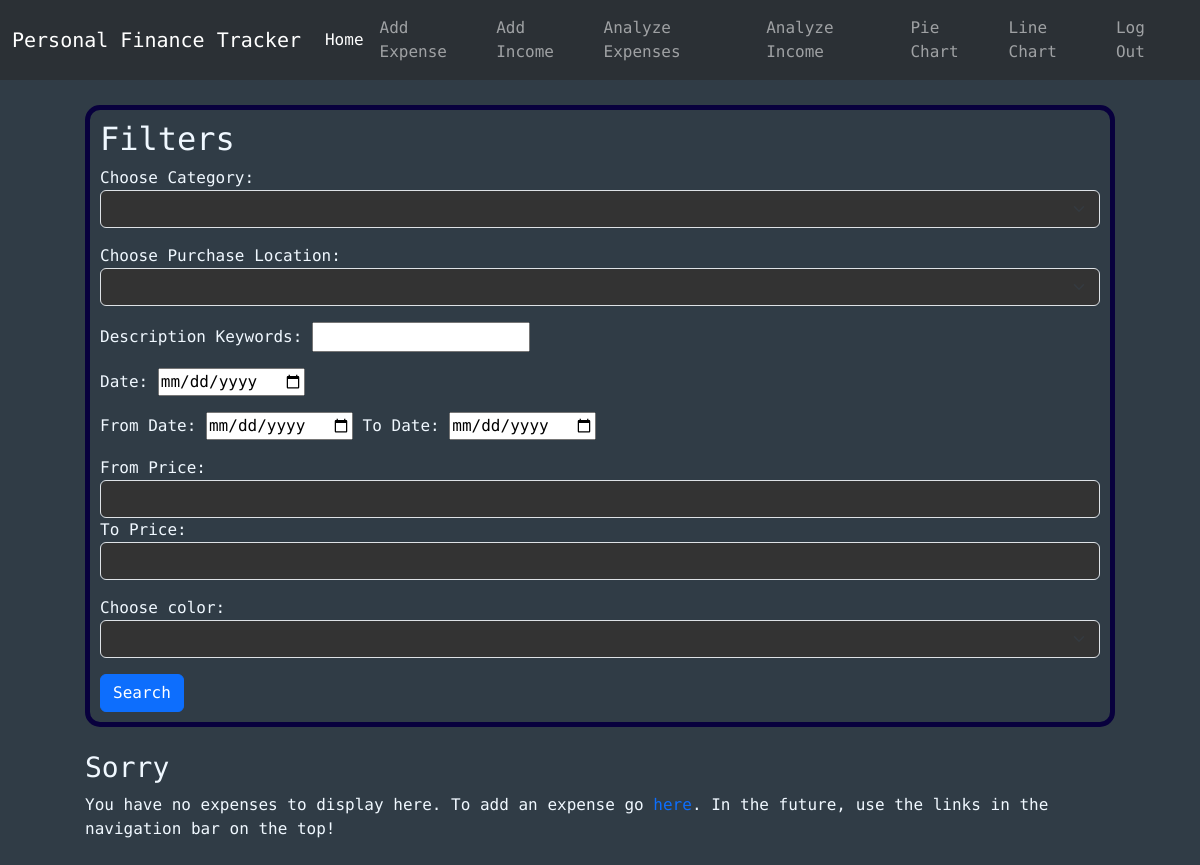
The page /analyzeExpenses (signed in) on the database as committed earlier.
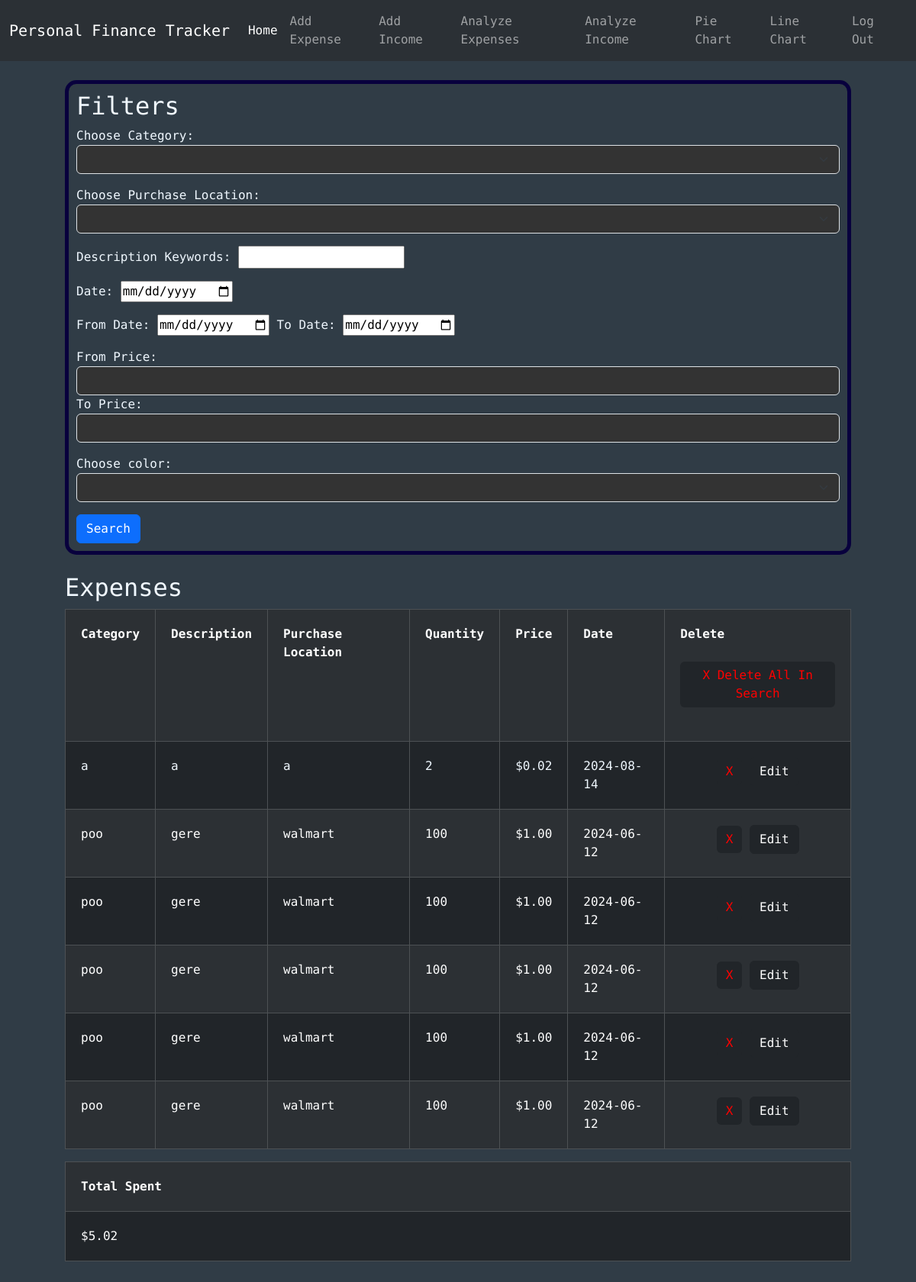
The same page on the database as committed later.
### tables this page shows
CREATE TABLE expenses (id INTEGER PRIMARY KEY, user_id INTEGER NOT NULL, category TEXT, description TEXT, purchaseLocation TEXT, quantity INTEGER NOT NULL, price NUMERIC NOT NULL, date TEXT NOT NULL, color TEXT, FOREIGN KEY (user_id) REFERENCES users(id));

### app.py (the view)
@app.route("/analyzeExpenses", methods=["GET", "POST"])
@login_required
def analyzeExpenses():
    conn = get_db_connection()
    categories = conn.execute("SELECT DISTINCT category FROM expenses WHERE user_id = ?", (session["user_id"],)).fetchall()
    purchaseLocations = conn.execute("SELECT DISTINCT purchaseLocation FROM expenses WHERE user_id = ?", (session["user_id"],)).fetchall()
    colors = conn.execute("SELECT DISTINCT color FROM expenses WHERE user_id = ?", (session["user_id"],)).fetchall()
    categoryFilter = None
    purchaseLocationFilter = None
    keywordsFilter = None
    dateFilter = None
    fromDateFilter =None
    toDateFilter = None
    fromPriceFilter = None
    toPriceFilter = None
    colorFilter = None
    exps = conn.execute("SELECT * FROM expenses WHERE user_id = ?", (session["user_id"],)).fetchall()
    total = conn.execute("SELECT SUM(price) AS sum FROM expenses WHERE user_id = ?", (session["user_id"],)).fetchall()[0]["sum"]
    if request.method == "POST":
        categoryFilter = request.form.get("category")
        purchaseLocationFilter = request.form.get("purchaseLocation")
        keywordsFilter = request.form.get("keywords")
        dateFilter = request.form.get("date")
        fromDateFilter = request.form.get("fromDate")
        toDateFilter = request.form.get("toDate")
        fromPriceFilter = request.form.get("fromPrice")
        toPriceFilter = request.form.get("toPrice")
        colorFilter = request.form.get("color")
        if dateFilter and (fromDateFilter or toDateFilter):
            flash("Cannot do from-to date at the same time as a specific date")
        if (fromPriceFilter and toPriceFilter) and float(fromPriceFilter) > float(toPriceFilter):
            flash("From-price must be smaller than to-price")
        if fromDateFilter:
            fD = date.fromisoformat(fromDateFilter)
        if toDateFilter:
            tD = date.fromisoformat(toDateFilter)
        if  fromDateFilter and toDateFilter and (not dateIsLessThan(fD, tD)):
            flash("From-date must be less than to-date")
        floatedFromPriceFilter = 0
        if fromPriceFilter:
            floatedFromPriceFilter = float(fromPriceFilter)
        floatedToPriceFilter = 0
        if toPriceFilter:
            floatedToPriceFilter = float(toPriceFilter)
        exps = conn.execute("SELECT * FROM expenses WHERE"\
                            " user_id = ?"\
                            " AND CASE WHEN ? != '' THEN category = ? ELSE 1 END"\
                            " AND CASE WHEN ? != '' THEN purchaseLocation = ? ELSE 1 END"\
                            " AND CASE WHEN ? != '' THEN description LIKE ? ELSE 1 END"\
                            " AND CASE WHEN ? != '' THEN date = ? ELSE 1 END"\
                             " AND CASE WHEN ? != '' AND ? != '' THEN date BETWEEN ? AND ? "\
                                " WHEN ? != '' AND ? == '' THEN date BETWEEN ? AND '9999-00-00'"\
                                " WHEN ? != '' AND ? == '' THEN date BETWEEN 0000-00-00  AND ?"\
                                " ELSE 1 END"\
                            " AND CASE WHEN ? != '' AND ? != '' THEN price BETWEEN ? AND ? "\
                                " WHEN ? != '' AND ? == '' THEN price BETWEEN ? AND 99999999"\
                                " WHEN ? != '' AND ? == '' THEN price BETWEEN 0 AND ?"\
                                " ELSE 1 END"\
                            " AND CASE WHEN ? != '' THEN color = ? ELSE 1 END"
                            , (session["user_id"], categoryFilter, categoryFilter, purchaseLocationFilter, purchaseLocationFilter, keywordsFilter, f'%{keywordsFilter}%', dateFilter, dateFilter, fromDateFilter, toDateFilter, fromDateFilter, toDateFilter, fromDateFilter, toDateFilter, fromDateFilter, toDateFilter, fromDateFilter, toDateFilter , fromPriceFilter, toPriceFilter, floatedFromPriceFilter, floatedToPriceFilter, fromPriceFilter, toPriceFilter, floatedFromPriceFilter, fromPriceFilter, toPriceFilter, floatedToPriceFilter, colorFilter, colorFilter)).fetchall()
        total = conn.execute("SELECT SUM(price) AS sum FROM expenses WHERE"\
                            " user_id = ?"\
                            " AND CASE WHEN ? != '' THEN category = ? ELSE 1 END"\
                            " AND CASE WHEN ? != '' THEN purchaseLocation = ? ELSE 1 END"\
                            " AND CASE WHEN ? != '' THEN description LIKE ? ELSE 1 END"\
                            " AND CASE WHEN ? != '' THEN date = ? ELSE 1 END"\
                            " AND CASE WHEN ? != '' AND ? != '' THEN date BETWEEN ? AND ? "\
                                " WHEN ? != '' AND ? == '' THEN date BETWEEN ? AND '9999-00-00'"\
                                " WHEN ? != '' AND ? == '' THEN date BETWEEN 0000-00-00  AND ?"\
                                " ELSE 1 END"\
                            " AND CASE WHEN ? != '' AND ? != '' THEN price BETWEEN ? AND ? "\
                                " WHEN ? != '' AND ? == '' THEN price BETWEEN ? AND 99999999"\
                                " WHEN ? != '' AND ? == '' THEN price BETWEEN 0 AND ?"\
                                " ELSE 1 END"\
                            " AND CASE WHEN ? != '' THEN color = ? ELSE 1 END"
                            , (session["user_id"], categoryFilter, categoryFilter, purchaseLocationFilter, purchaseLocationFilter, keywordsFilter, f'%{keywordsFilter}%', dateFilter, dateFilter, fromDateFilter, toDateFilter, fromDateFilter, toDateFilter, fromDateFilter, toDateFilter, fromDateFilter, toDateFilter, fromDateFilter, toDateFilter, fromPriceFilter, toPriceFilter, floatedFromPriceFilter, floatedToPriceFilter, fromPriceFilter, toPriceFilter, floatedFromPriceFilter, fromPriceFilter, toPriceFilter, floatedToPriceFilter, colorFilter, colorFilter)).fetchall()[0]["sum"]
    elif request.method == "GET":
        categoryFilter = categoryFilter if categoryFilter is not None else ""
        purchaseLocationFilter = purchaseLocationFilter if purchaseLocationFilter is not None else ""
        keywordsFilter = keywordsFilter if keywordsFilter is not None else ""
        dateFilter = dateFilter if dateFilter is not None else ""
        fromDateFilter = fromDateFilter if fromDateFilter is not None else ""
        toDateFilter = toDateFilter if toDateFilter is not None else ""
        fromPriceFilter = fromPriceFilter if fromPriceFilter is not None else ""
        toPriceFilter = toPriceFilter if toPriceFilter is not None else ""
        colorFilter = colorFilter if colorFilter is not None else ""
    return render_template("analyzeExpenses.html", categories=categories,purchaseLocations=purchaseLocations, colors=colors, expenses=exps,total=total,categoryFilter=categoryFilter,purchaseLocationFilter=purchaseLocationFilter,keywordsFilter=keywordsFilter,dateFilter=dateFilter,fromDateFilter=fromDateFilter,toDateFilter=toDateFilter,    fromPriceFilter=fromPriceFilter, toPriceFilter=toPriceFilter, colorFilter=colorFilter)

### helpers.py (called while the page is built)
def login_required(f):
    @wraps(f)
    def decorated_function(*args, **kwargs):
        if session.get("user_id") is None:
            return redirect("/login")
        return f(*args, **kwargs)
    return decorated_function

def get_db_connection():
    conn = sqlite3.connect('database.db')
    conn.row_factory = sqlite3.Row
    return conn

### templates/analyzeExpenses.html (shortened to what the changed rows need)
{% extends "layout.html" %}
{% block body %}
<div class="cont center-horizontal">
  <div class="formBox">
    <h2>Filters</h2>
    <form action="/analyzeExpenses" method="post">
    </form>
  </div>
  <br />
  {% if expenses -%}
  <div>
    <div>
      <h2>Expenses</h2>
      <div class="table-responsive">
        <table
          class="table table-dark table-striped table-bordered table-hover"
        >
          <tr>
            <th scope="col">Category</th>
            <th scope="col">Description</th>
            <th scope="col">Purchase Location</th>
            <th scope="col">Quantity</th>
            <th scope="col">Price</th>
            <th scope="col">Date</th>
            <th scope="col">
              Delete <br>
              <div id="expensesContainer">
              </div>
                <button
                  onclick="submitDeletes()"
                   class="delete-btn btn btn-dark"
                  style="color: red; border: 0; text-align: center"
                >
                  X Delete All In Search
                </button>
              <br />
            </th>
          </tr>
          {% for expense in expenses %}
          <tr>
            <td style="color: {{expense['color']}}">{{ expense["category"] }}</td>
            <td style="color: {{expense['color']}}">{{ expense["description"] }}</td>
            <td style="color: {{expense['color']}}">{{ expense["purchaseLocation"] }}</td>
            <td style="color: {{expense['color']}}">{{ expense["quantity"] }}</td>
            <td style="color: {{expense['color']}}">{{ "$%.2f"| format(expense["price"] )}}</td>
            <td style="color: {{expense['color']}}">{{ expense["date"] }}</td>
            <td style="text-align: center">
              <form action="/delete" method="POST" style="display: inline-block">
                <button
                  type="submit"
                  class="delete-btn btn btn-dark"
                  style="color: red; border: 0; text-align: center"
                >
                  X
                </button>
              </form>
              <form action="/edit" method="POST" style="display: inline-block">
                <button type="submit" class="delete-btn btn btn-dark">
                  Edit
                </button>
              </form>
            </td>
          </tr>
          {% endfor %}
        </table>
      </div>
      <table class="table table-dark table-striped table-bordered table-hover">
        <tr>
          <th scope="col">Total Spent</th>
        </tr>
        <tr>
          <td>{{"$%.2f"| format(total)}}</td>
        </tr>
      </table>
    </div>
    {% else -%}
    <h3>Sorry</h3>
    <p>
      You have no expenses to display here. To add an expense go
      <a href="/add-expense">here</a>. In the future, use the links in the
      navigation bar on the top!
    </p>
    {% endif %}
  </div>
</div>
{% endblock %}

Rows that differ between the two databases and show on the page:
added expenses: category "a", description "a", purchaseLocation "a", quantity "2", price "$0.02", date "2024-08-14", color "#f0f8ff" (drawn)
added expenses: category "poo", description "gere", purchaseLocation "walmart", quantity "100", price "$1.00", date "2024-06-12"
added expenses: category "poo", description "gere", purchaseLocation "walmart", quantity "100", price "$1.00", date "2024-06-12"
added expenses: category "poo", description "gere", purchaseLocation "walmart", quantity "100", price "$1.00", date "2024-06-12"
added expenses: category "poo", description "gere", purchaseLocation "walmart", quantity "100", price "$1.00", date "2024-06-12"
added expenses: category "poo", description "gere", purchaseLocation "walmart", quantity "100", price "$1.00", date "2024-06-12"
Other text that changed with them:
{{ "$%.2f"| format(total) }}: (not shown) → "$5.02"
text no longer shown: "Sorry You have no expenses to display here. To add an expense go here . In the future, use the links in the navigation bar on the top!"
text now shown: "Expenses Category Description Purchase Location Quantity Price Date Delete X Delete All In Search Total Spent"
